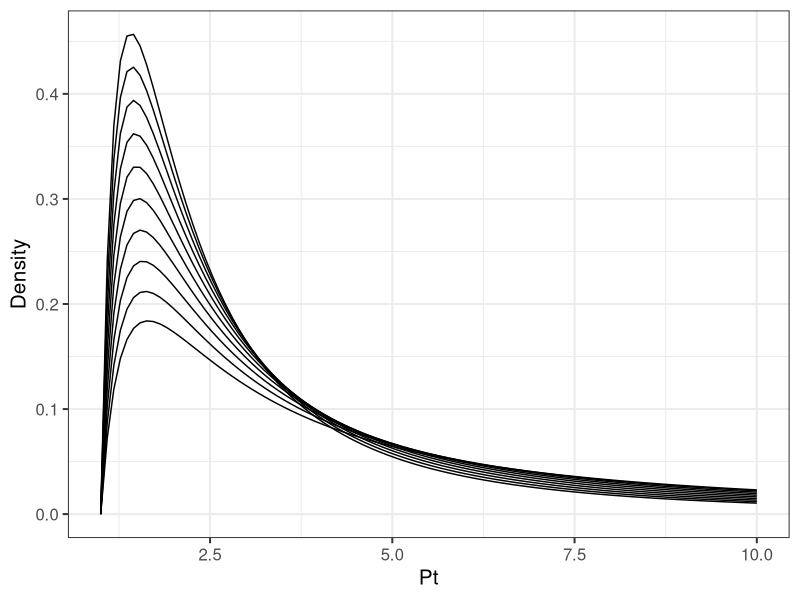
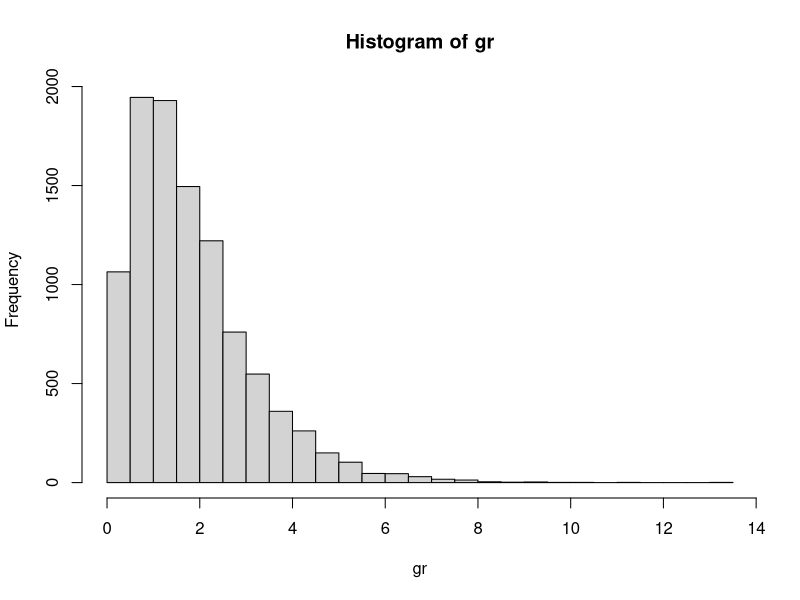
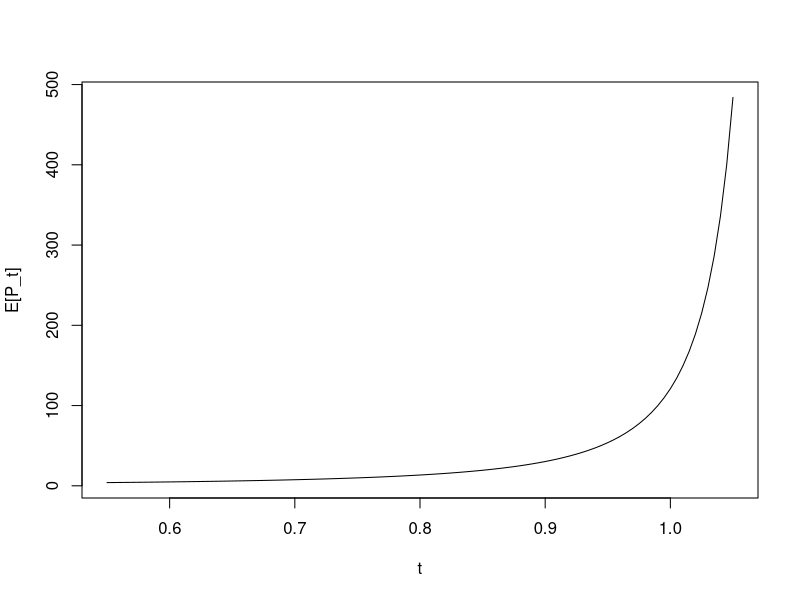

Write the R code that produced these figures, in order.
## ---- chunk 1
library(ggplot2)
knitr::opts_chunk$set(echo = TRUE)
## ---- chunk 2

gammaGroTau <- function(pt, alpha, beta, tau){
  gG_density <- ((beta^alpha)/(gamma(alpha)))*((tau/beta)^alpha)*((log(pt))^(alpha-1))*pt^(-(tau + 1));
  return(gG_density);
}


p1b <- ggplot(data = data.frame(x = c(1,10)),aes(x)) + 
       stat_function(fun=gammaGroTau, args = list(alpha=2,beta=1.1,tau=1)) + 
       labs(
         x = "Pt",
         y = "Density"
       ) + 
      theme_bw(base_size = 15)
  for(i in 1:9){
  p1b <- p1b + 
    stat_function(fun=gammaGroTau, args = list(alpha=2,beta=1.1,tau=1+i*0.1))
  }

print(p1b)



## ---- chunk 3
N <- 10^4
times <- 10^2+10
alpha <- 2
beta <- 1.1 
gr <- rgamma(N,alpha,beta)
hist(gr,breaks=30)

# Empirical simulation of the spatial mean 
Pt <- matrix(0,N,times)
Pt[,1] <- 1
for(i in 1:N){
  for(j in 2:times){
    Pt[i,j] <- Pt[i,1]*exp(gr[i]*0.01*j)
  }
}

#hist(Pt[,2],breaks=20)
#apply(Pt,2,mean)
#plot(apply(Pt,2,mean))
sp_mean <- apply(Pt,2,mean)
#plot(seq(1,110,1),log(sp_mean))
sim_df <- data.frame(time = seq(1,110,1), spMean_sim = sp_mean)

# Analytical solution 
solved <- function(x,beta=beta,alpha=alpha){
  return((beta/(beta-x))^alpha)
}

# Plotting empirical and analytical side-by-side 
#ggplot() +
#  geom_line(data=sim_df,aes(x=0.01*time,y=spMean_sim)) + 
#  stat_function(fun=solved,args=list(alpha=alpha,beta=beta),color="red") + 
#  scale_x_continuous(limits=c(0,1))
  

curve((beta/(beta-x))^alpha,0.55,1.05, xlab = "t", ylab = "E[P_t]")

